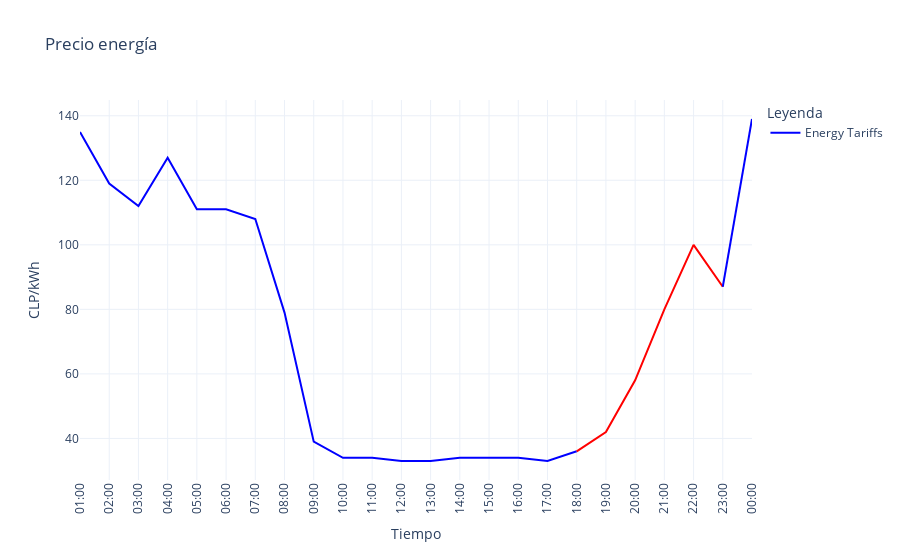
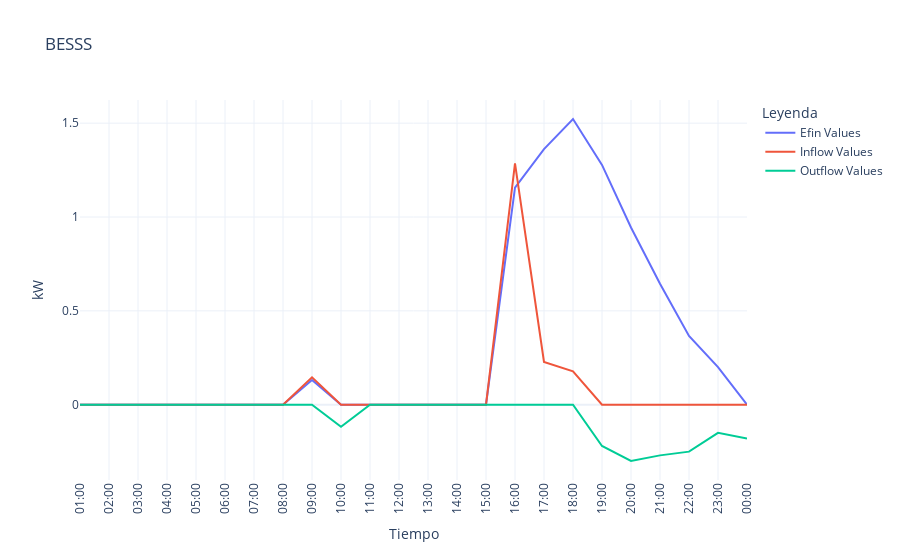
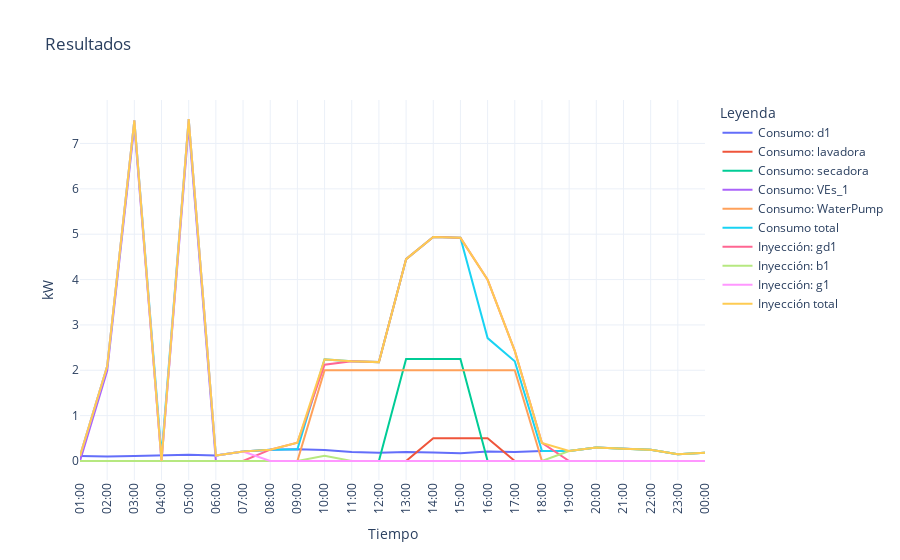

Here is the notebook cell these charts were saved with, in order:
### Code cell
json_file_in = 'Input/full_day_testVEs.json'   # json de entrada a la gilda_opts
json_file_out = 'Input\outputfulldayxd.json'   # json con la solución del optimizador
initial_hour = "01:00"                         # Hora inicial de la ventana de tiempo
graph(json_file_in,json_file_out,initial_hour)

### Figure 1 — Plotly figure (JSON) as saved in the notebook; plotly's stock layout.template omitted (floating-point values rounded to 4 significant figures)
{"data": [{"line": {"color": "blue"}, "mode": "lines", "name": "Energy Tariffs", "showlegend": true, "type": "scatter", "x": ["01:00", "02:00", "03:00", "04:00", "05:00", "06:00", "07:00", "08:00", "09:00", "10:00", "11:00", "12:00", "13:00", "14:00", "15:00", "16:00", "17:00", "18:00"], "y": [135, 119, 112, 127, 111, 111, 108, 79, 39, 34, 34, 33, 33, 34, 34, 34, 33, 36]}, {"line": {"color": "red"}, "mode": "lines", "name": "", "showlegend": false, "type": "scatter", "x": ["18:00", "19:00", "20:00", "21:00", "22:00", "23:00"], "y": [36, 42, 58, 80, 100, 87]}, {"line": {"color": "blue"}, "mode": "lines", "name": "", "showlegend": false, "type": "scatter", "x": ["23:00", "00:00"], "y": [87, 139]}], "layout": {"legend": {"title": {"text": "Leyenda"}}, "title": {"text": "Precio energía"}, "xaxis": {"tickangle": -90, "tickmode": "linear", "title": {"text": "Tiempo"}}, "yaxis": {"title": {"text": "CLP/kWh"}}}}

### Figure 2 — Plotly figure (JSON) as saved in the notebook; plotly's stock layout.template omitted (floating-point values rounded to 4 significant figures)
{"data": [{"mode": "lines", "name": "Efin Values", "type": "scatter", "x": ["01:00", "02:00", "03:00", "04:00", "05:00", "06:00", "07:00", "08:00", "09:00", "10:00", "11:00", "12:00", "13:00", "14:00", "15:00", "16:00", "17:00", "18:00", "19:00", "20:00", "21:00", "22:00", "23:00", "00:00"], "y": [0, 0, 0, 0, 0, 0, 0, 0, 0.1311, 0, 0, 0, 0, 0, 0, 1.157, 1.362, 1.522, 1.278, 0.9444, 0.6444, 0.3667, 0.2, 0]}, {"mode": "lines", "name": "Inflow Values", "type": "scatter", "x": ["01:00", "02:00", "03:00", "04:00", "05:00", "06:00", "07:00", "08:00", "09:00", "10:00", "11:00", "12:00", "13:00", "14:00", "15:00", "16:00", "17:00", "18:00", "19:00", "20:00", "21:00", "22:00", "23:00", "00:00"], "y": [0, 0, 0, 0, 0, 0, 0, 0, 0.1457, 0, 0, 0, 0, 0, 0, 1.285, 0.228, 0.178, 0, 0, 0, 0, 0, 0]}, {"mode": "lines", "name": "Outflow Values", "type": "scatter", "x": ["01:00", "02:00", "03:00", "04:00", "05:00", "06:00", "07:00", "08:00", "09:00", "10:00", "11:00", "12:00", "13:00", "14:00", "15:00", "16:00", "17:00", "18:00", "19:00", "20:00", "21:00", "22:00", "23:00", "00:00"], "y": [0, 0, 0, 0, 0, 0, 0, 0, 0, -0.118, 0, 0, 0, 0, 0, 0, 0, 0, -0.22, -0.3, -0.27, -0.25, -0.15, -0.18]}], "layout": {"legend": {"title": {"text": "Leyenda"}}, "title": {"text": "BESSS"}, "xaxis": {"tickangle": -90, "tickmode": "linear", "title": {"text": "Tiempo"}}, "yaxis": {"title": {"text": "kW"}}}}

### Figure 3 — Plotly figure (JSON) as saved in the notebook; plotly's stock layout.template omitted (floating-point values rounded to 4 significant figures)
{"data": [{"mode": "lines", "name": "Consumo: d1", "type": "scatter", "x": ["01:00", "02:00", "03:00", "04:00", "05:00", "06:00", "07:00", "08:00", "09:00", "10:00", "11:00", "12:00", "13:00", "14:00", "15:00", "16:00", "17:00", "18:00", "19:00", "20:00", "21:00", "22:00", "23:00", "00:00"], "y": [0.11, 0.1, 0.11, 0.12, 0.14, 0.12, 0.21, 0.25, 0.26, 0.24, 0.2, 0.18, 0.2, 0.19, 0.17, 0.21, 0.2, 0.22, 0.22, 0.3, 0.27, 0.25, 0.15, 0.18]}, {"mode": "lines", "name": "Consumo: lavadora", "type": "scatter", "x": ["01:00", "02:00", "03:00", "04:00", "05:00", "06:00", "07:00", "08:00", "09:00", "10:00", "11:00", "12:00", "13:00", "14:00", "15:00", "16:00", "17:00", "18:00", "19:00", "20:00", "21:00", "22:00", "23:00", "00:00"], "y": [0, 0, 0, 0, 0, 0, 0, 0, 0, 0, 0, 0, 0, 0.5, 0.5, 0.5, 0, 0, 0, 0, 0, 0, 0, 0]}, {"mode": "lines", "name": "Consumo: secadora", "type": "scatter", "x": ["01:00", "02:00", "03:00", "04:00", "05:00", "06:00", "07:00", "08:00", "09:00", "10:00", "11:00", "12:00", "13:00", "14:00", "15:00", "16:00", "17:00", "18:00", "19:00", "20:00", "21:00", "22:00", "23:00", "00:00"], "y": [0, 0, 0, 0, 0, 0, 0, 0, 0, 0, 0, 0, 2.25, 2.25, 2.25, 0, 0, 0, 0, 0, 0, 0, 0, 0]}, {"mode": "lines", "name": "Consumo: VEs_1", "type": "scatter", "x": ["01:00", "02:00", "03:00", "04:00", "05:00", "06:00", "07:00", "08:00", "09:00", "10:00", "11:00", "12:00", "13:00", "14:00", "15:00", "16:00", "17:00", "18:00", "19:00", "20:00", "21:00", "22:00", "23:00", "00:00"], "y": [0, 1.987, 7.4, 0, 7.4, 0, 0, 0, 0, 0, 0, 0, 0, 0, 0, 0, 0, 0, 0, 0, 0, 0, 0, 0]}, {"mode": "lines", "name": "Consumo: WaterPump", "type": "scatter", "x": ["01:00", "02:00", "03:00", "04:00", "05:00", "06:00", "07:00", "08:00", "09:00", "10:00", "11:00", "12:00", "13:00", "14:00", "15:00", "16:00", "17:00", "18:00", "19:00", "20:00", "21:00", "22:00", "23:00", "00:00"], "y": [0, 0, 0, 0, 0, 0, 0, 0, 0, 2, 2, 2, 2, 2, 2, 2, 2, 0, 0, 0, 0, 0, 0, 0]}, {"mode": "lines", "name": "Consumo total", "type": "scatter", "x": ["01:00", "02:00", "03:00", "04:00", "05:00", "06:00", "07:00", "08:00", "09:00", "10:00", "11:00", "12:00", "13:00", "14:00", "15:00", "16:00", "17:00", "18:00", "19:00", "20:00", "21:00", "22:00", "23:00", "00:00"], "y": [0.11, 2.087, 7.51, 0.12, 7.54, 0.12, 0.21, 0.25, 0.26, 2.24, 2.2, 2.18, 4.45, 4.94, 4.92, 2.71, 2.2, 0.22, 0.22, 0.3, 0.27, 0.25, 0.15, 0.18]}, {"mode": "lines", "name": "Inyección: gd1", "type": "scatter", "x": ["01:00", "02:00", "03:00", "04:00", "05:00", "06:00", "07:00", "08:00", "09:00", "10:00", "11:00", "12:00", "13:00", "14:00", "15:00", "16:00", "17:00", "18:00", "19:00", "20:00", "21:00", "22:00", "23:00", "00:00"], "y": [0, 0, 0, 0, 0, 0, 0, 0.25, 0.4057, 2.122, 2.2, 2.18, 4.45, 4.94, 4.92, 3.995, 2.428, 0.398, 0, 0, 0, 0, 0, 0]}, {"mode": "lines", "name": "Inyección: b1", "type": "scatter", "x": ["01:00", "02:00", "03:00", "04:00", "05:00", "06:00", "07:00", "08:00", "09:00", "10:00", "11:00", "12:00", "13:00", "14:00", "15:00", "16:00", "17:00", "18:00", "19:00", "20:00", "21:00", "22:00", "23:00", "00:00"], "y": [0, 0, 0, 0, 0, 0, 0, 0, 0, 0.118, 0, 0, 0, 0, 0, 0, 0, 0, 0.22, 0.3, 0.27, 0.25, 0.15, 0.18]}, {"mode": "lines", "name": "Inyección: g1", "type": "scatter", "x": ["01:00", "02:00", "03:00", "04:00", "05:00", "06:00", "07:00", "08:00", "09:00", "10:00", "11:00", "12:00", "13:00", "14:00", "15:00", "16:00", "17:00", "18:00", "19:00", "20:00", "21:00", "22:00", "23:00", "00:00"], "y": [0.11, 2.087, 7.51, 0, 7.54, 0.12, 0.21, 0, 0, 0, 0, 0, 0, 0, 0, 0, 0, 0, 0, 0, 0, 0, 0, 0]}, {"mode": "lines", "name": "Inyección total", "type": "scatter", "x": ["01:00", "02:00", "03:00", "04:00", "05:00", "06:00", "07:00", "08:00", "09:00", "10:00", "11:00", "12:00", "13:00", "14:00", "15:00", "16:00", "17:00", "18:00", "19:00", "20:00", "21:00", "22:00", "23:00", "00:00"], "y": [0.11, 2.087, 7.51, 0, 7.54, 0.12, 0.21, 0.25, 0.4057, 2.24, 2.2, 2.18, 4.45, 4.94, 4.92, 3.995, 2.428, 0.398, 0.22, 0.3, 0.27, 0.25, 0.15, 0.18]}], "layout": {"legend": {"title": {"text": "Leyenda"}}, "title": {"text": "Resultados"}, "xaxis": {"tickangle": -90, "tickmode": "linear", "title": {"text": "Tiempo"}}, "yaxis": {"title": {"text": "kW"}}}}
